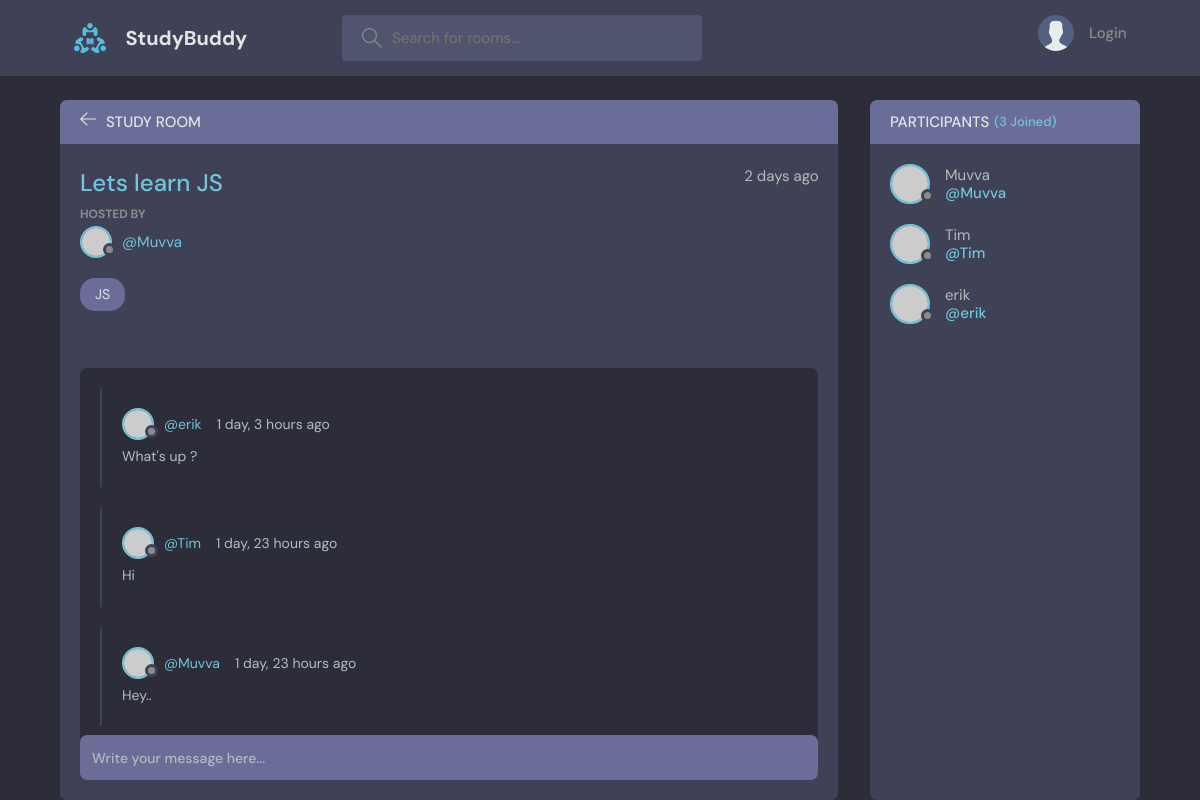
The page /room/1/ on the database its author committed.
### base/models.py (models this page shows, shortened)
class Room(models.Model):
    host = models.ForeignKey(User,on_delete=models.SET_NULL, null=True)
    topic = models.ForeignKey(Topic,on_delete=models.SET_NULL, null=True)
    name = models.CharField(max_length=200)
    description = models.TextField(null=True, blank=True)
    participants = models.ManyToManyField(User, related_name='participants', blank=True) # ManyToManyField --> Many users can join a room
    updated = models.DateTimeField(auto_now=True) #auto_now --> Time stamp at every time we add
    created = models.DateTimeField(auto_now_add=True) #auto_now_add --> Time stamp at the time of creation only
    class Meta:
        ordering = ['-updated', '-created']

class Topic(models.Model):
    name = models.CharField(max_length=200)
    def __str__(self):
        return self.name

class Message(models.Model):
    user = models.ForeignKey(User, on_delete=models.CASCADE)
    room = models.ForeignKey(Room,on_delete=models.CASCADE) # SET_NULL --> If parent is deleted, then it will be set as Null, Cascade --> Delete
    body = models.TextField()
    updated = models.DateTimeField(auto_now=True) #auto_now --> Time stamp at every time we add
    created = models.DateTimeField(auto_now_add=True) #auto_now_add --> Time stamp at the time of creation only
    class Meta:
        ordering = ['-updated', '-created']

### base/views.py (the view, shortened to what this page needs)
# urls.py: path('room/<str:pk>/', views.room, name='room'), # str:pk means primary key, which is a unique identifier for each room
def room(request,pk):
    room = Room.objects.get(id=pk)
    room_messages = room.message_set.all().order_by('-created') # Give us the set of messages that are related to this specific room, many to one
    participants = room.participants.all() #Many to many relationship, so we can access the participants of the room
    context = {'room':room, 'room_messages':room_messages, 'participants':participants}
    return render(request, 'base/room.html',context)

### base/templates/base/room.html (shortened to what this page needs)
{% extends "main.html" %}
{% block content %}
    <main class="profile-page layout layout--2">
      <div class="container">
        <div class="room">
          <div class="room__top">
            <div class="room__topLeft">
              <a href="{% url 'home' %}">
                <svg version="1.1" xmlns="http://www.w3.org/2000/svg" width="32" height="32" viewBox="0 0 32 32">
                  <title>arrow-left</title>
                  <path
                    d="M13.723 2.286l-13.723 13.714 13.719 13.714 1.616-1.611-10.96-10.96h27.625v-2.286h-27.625l10.965-10.965-1.616-1.607z"
                  ></path>
                </svg>
              </a>
              <h3>Study Room</h3>
            </div>
          </div>
          <div class="room__box scroll">
            <div class="room__header scroll">
              <div class="room__info">
                <h3>{{room.name}}</h3>
                <span>{{room.created|timesince}} ago</span>
              </div>
              <div class="room__hosted">
                <p>Hosted By</p>
                <a href="{% url 'user-profile' room.host.id %}" class="room__author">
                  <div class="avatar avatar--small">
                    <img src="https://randomuser.me/api/portraits/men/37.jpg" />
                  </div>
                  <span>@{{room.host.username}}</span>
                </a>
              </div>
            <span class="room__topics">{{room.topic}}</span>
            </div>
            <div class="room__conversation">
              <div class="threads scroll">
                {% for message in room_messages %}
                <div class="thread">
                  <div class="thread__top">
                    <div class="thread__author">
                      <a href="{% url 'user-profile' message.user.id %}" class="thread__authorInfo">
                        <div class="avatar avatar--small">
                          <img src="https://randomuser.me/api/portraits/men/37.jpg" />
                        </div>
                        <span>@{{message.user.username}}</span>
                      </a>
                      <span class="thread__date">{{message.created|timesince}} ago</span>
                    </div>
                  </div>
                  <div class="thread__details">
                    {{message.body}}
                  </div>
                </div>
                {% endfor %}
              </div>
            </div>
          </div>
          <div class="room__message">
            <form action="" method = "POST">
              <input name="body" placeholder="Write your message here..." />
            </form>
          </div>
        </div>
        <div class="participants">
          <h3 class="participants__top">Participants <span>({{participants.count}} Joined)</span></h3>
          <div class="participants__list scroll">
            {% for user in participants %}
            <a href="{% url 'user-profile' user.id %}" class="participant">
              <div class="avatar avatar--medium">
                <img src="https://randomuser.me/api/portraits/men/37.jpg" />
              </div>
              <p>
                {{user.username}}
                <span>@{{user.username}}</span>
              </p>
            </a>
            {% endfor %}
          </div>
        </div>
      </div>
    </main>
  </body>
</html>
{% endblock content %}

### rows shown on the page
Room: name "Lets learn JS", created "2 days", host.username "Muvva", topic "JS"
Message: user.username "erik", created "1 day, 3 hours", body "What's up ?"
Message: user.username "Tim", created "1 day, 23 hours", body "Hi"
Message: user.username "Muvva", created "1 day, 23 hours", body "Hey.."

### other values the page prints
{{ participants.count }} "3"
{{ user.username }} "Muvva"
{{ user.username }} "Tim"
{{ user.username }} "erik"
